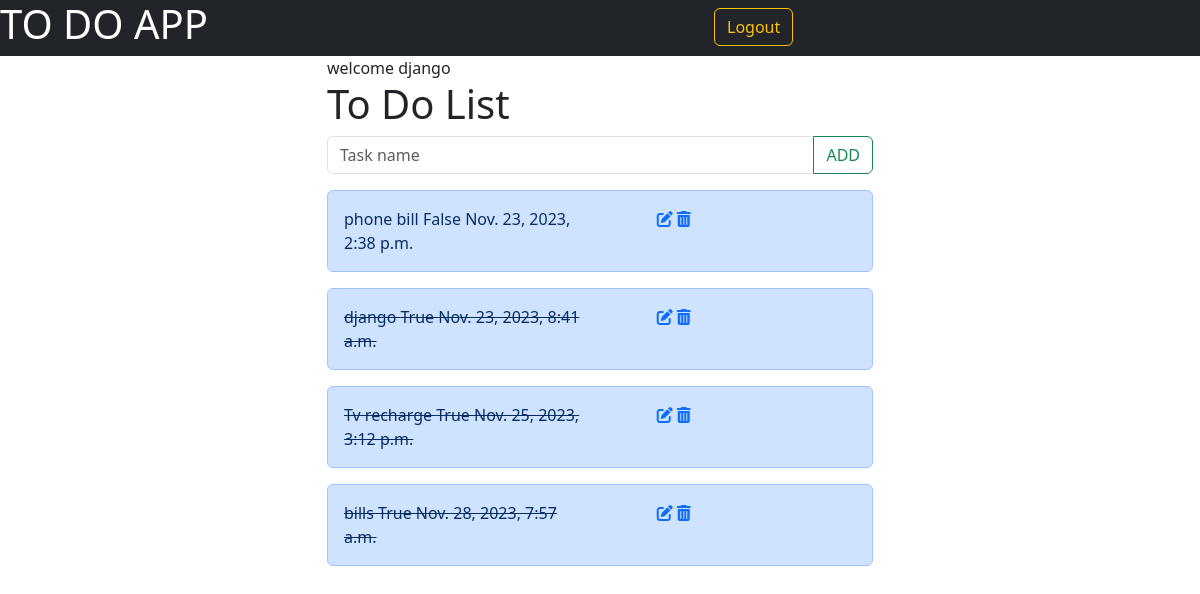
Screenshot of /index (signed in) with the database file from the repository.
### remainder/models.py (models this page shows, shortened)
class Todos(models.Model):
    name=models.CharField(max_length=100)
    date=models.DateTimeField(auto_now_add=True)
    user=models.ForeignKey(User,on_delete=models.CASCADE)
    status=models.BooleanField(default=False)

### remainder/views.py (the view, shortened to what this page needs)
# urls.py: path('index',views.IndexView.as_view(),name="index"),
@method_decorator(signin_required,name="dispatch")
class IndexView(View):
    def get(self,request,*args,**kwargs):
        form=TodoForm()
        qs=Todos.objects.filter(user=request.user).order_by("status")
        return render(request,"index.html",{"form":form,"data":qs})

### remainder/forms.py
class TodoForm(forms.ModelForm):
    class Meta:
        model=Todos
        fields=["name"]

### remainder/views.py (called while the page is built)
def signin_required(fn):
    def wrapper(request,*args,**kwargs):
        if not request.user.is_authenticated:
            return redirect("signin")
        else:
            return fn(request,*args,**kwargs)
    return wrapper

### remainder/templates/index.html (shortened to what this page needs)
<!DOCTYPE html>
<html lang="en">
<head>
    <link href="https://cdn.jsdelivr.net/npm/bootstrap@5.3.2/dist/css/bootstrap.min.css" rel="stylesheet"
>
        <link rel="stylesheet" href="https://cdnjs.cloudflare.com/ajax/libs/font-awesome/6.4.2/css/all.min.css" />
    </head>
<body>
    <nav class="bg-dark ">
        <div class="row">
            <div class="col-5">
                <h1 class="text-white">TO DO APP</h1>
            </div>
            <div class="col-2"></div>
            <div class="col-5 mt-2">
                <a href="{%url 'signout'%}" class="btn btn-outline-warning">Logout</a>
            </div>
        </div>
    </nav>
    <div class="container">
        <div class="row">
            <div class="col-3"></div>
            <div class="col-6">
                welcome {{request.user}}
                <h1>To Do List</h1>
                <form action="" method="post">
                    <div class="input-group mb-3">
                        <input type="text" class="form-control" name="name" placeholder="Task name"
                            aria-label="Recipient's username" aria-describedby="button-addon2">
                        <button class="btn btn-outline-success" type="submit" id="button-addon2">ADD</button>
                    </div>
                </form>
            </div>
            <div class="col-3"></div>
        </div>
    </div>
    <div class="container">
        <div class="row">
            <div class="col-3"></div>
            <div class="col-6">
                {%for t in data%}
                <div>
                    <div class="alert alert-primary" role="alert">
                        <div class="row">
                            <div class="col-6">
                                {%if t.status == True%}
                                <span class="text-decoration-line-through">
                                    {{t.name}}
                                    {{t.status}}
                                    {{t.date}}
                                </span>
                                {%else%}
                                <span>
                                    {{t.name}}
                                    {{t.status}}
                                    {{t.date}}
                                </span>
                                {%endif%}
                            </div>
                            <div class="col-1"></div>
                            <div class="col-5">
                                <a href="{%url 'todo-change' t.id%}"><i class="fa-solid fa-pen-to-square"></i></a>
                                <a href="{%url 'todo-delete' t.id%}"><i class="fa-solid fa-trash-can"></i></a>
                            </div>
                        </div>
                    </div>
                </div>
                {%endfor%}
            </div>
            <div class="col-3"></div>
        </div>
    </div>
</body>
</html>

### rows the page displays
Todos: name "phone bill", status "False", date "Nov. 23, 2023, 2:38 p.m."
Todos: name "django", status "True", date "Nov. 23, 2023, 8:41 a.m."
Todos: name "Tv recharge", status "True", date "Nov. 25, 2023, 3:12 p.m."
Todos: name "bills", status "True", date "Nov. 28, 2023, 7:57 a.m."

### other values shown
{{ request.user }} "django"
